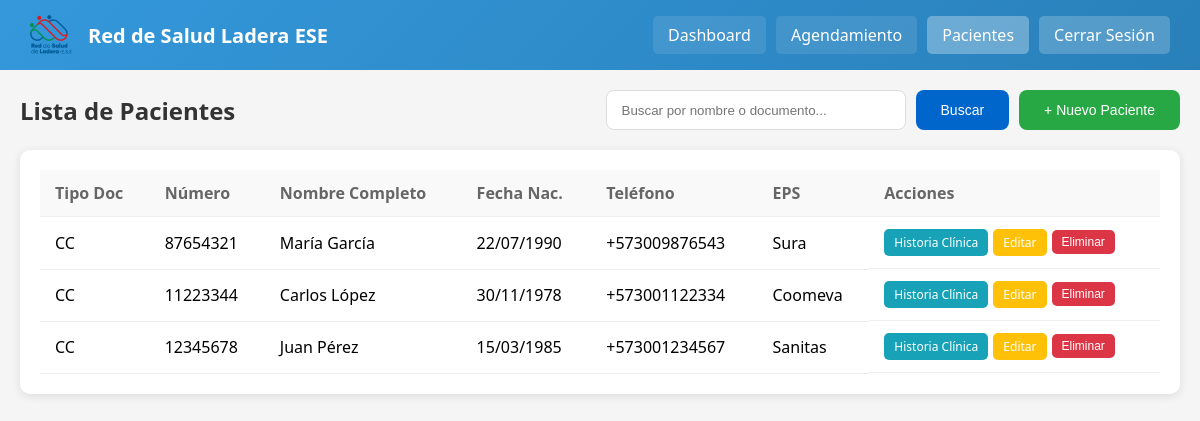
Screenshot of /patients.php (signed in) with the database file from the repository.
### tables this page shows
CREATE TABLE IF NOT EXISTS patients (
    id INT AUTO_INCREMENT PRIMARY KEY,
    
     
    id_type ENUM('CC', 'CE', 'PA', 'RC', 'TI', 'NIT', 'PEP', 'MSP') DEFAULT 'CC',
    id_number VARCHAR(20) UNIQUE NOT NULL,
    
     
    first_name VARCHAR(50) NOT NULL,
    second_name VARCHAR(50),
    last_name VARCHAR(50) NOT NULL,
    second_last_name VARCHAR(50),
    birth_date DATE NOT NULL,
    gender ENUM('M', 'F', 'O') NOT NULL,
    
     
    email VARCHAR(100),
    phone VARCHAR(20),
    mobile VARCHAR(20),
    address VARCHAR(255),
    city VARCHAR(100),
    department VARCHAR(100),
    
     
    emergency_contact_name VARCHAR(100),
    emergency_contact_phone VARCHAR(20),
    emergency_contact_relation VARCHAR(50),
    
     
    eps_name VARCHAR(100),
    eps_afiliation_type ENUM('Contributivo', 'Subsidiado', 'Vinculado', 'Especial', 'Particular') DEFAULT 'Contributivo',
    
     
    occupation VARCHAR(100),
    education_level VARCHAR(50),
    marital_status ENUM('Soltero', 'Casado', 'Unión Libre', 'Viudo', 'Separado') DEFAULT 'Soltero',
    race_ethnicity VARCHAR(50),
    is_active BOOLEAN DEFAULT TRUE,
    
    created_at TIMESTAMP DEFAULT CURRENT_TIMESTAMP,
    updated_at TIMESTAMP DEFAULT CURRENT_TIMESTAMP ON UPDATE CURRENT_TIMESTAMP
);

### www/patients.php (the view, shortened to what this page needs)
<?php
$conn = new mysqli('telehealth-db', 'telehealth', 'telehealth123', 'telehealth');
$search = isset($_GET['search']) ? $conn->real_escape_string($_GET['search']) : '';
$where = "WHERE is_active = 1";
$patients = $conn->query("SELECT * FROM patients $where ORDER BY last_name, first_name");
?>
<!DOCTYPE html>
<html lang="es">
<head>
</head>
<body>
    <div class="header">
        <div style="display: flex; align-items: center; gap: 15px;">
            <img src="images/Logo Ladera ESE.png" alt="Logo" style="height: 40px; width: auto; border-radius: 5px;">
            <h1>Red de Salud Ladera ESE</h1>
        </div>
        <div class="nav">
            <a href="dashboard.php">Dashboard</a>
            <a href="schedule.php">Agendamiento</a>
            <a href="patients.php" class="active">Pacientes</a>
            <a href="logout.php" class="logout">Cerrar Sesión</a>
        </div>
    </div>
    <div class="container">
        <div class="top-bar">
            <h2 style="color: #333;">Lista de Pacientes</h2>
            <div style="display: flex; gap: 10px; align-items: center;">
                <form method="GET" class="search-box">
                    <input type="text" name="search" placeholder="Buscar por nombre o documento..." value="<?php echo htmlspecialchars($search); ?>">
                    <button type="submit" class="btn btn-primary">Buscar</button>
                </form>
                <button class="btn" onclick="openModal()">+ Nuevo Paciente</button>
            </div>
        </div>
        <div class="card">
            <?php if ($patients->num_rows > 0): ?>
            <table>
                <thead>
                    <tr>
                        <th>Tipo Doc</th>
                        <th>Número</th>
                        <th>Nombre Completo</th>
                        <th>Fecha Nac.</th>
                        <th>Teléfono</th>
                        <th>EPS</th>
                        <th>Acciones</th>
                    </tr>
                </thead>
                <tbody>
                    <?php while ($row = $patients->fetch_assoc()): ?>
                    <tr>
                        <td><?php echo $row['id_type']; ?></td>
                        <td><?php echo htmlspecialchars($row['id_number']); ?></td>
                        <td><?php echo htmlspecialchars($row['first_name'] . ' ' . $row['last_name']); ?></td>
                        <td><?php echo date('d/m/Y', strtotime($row['birth_date'])); ?></td>
                        <td><?php echo htmlspecialchars($row['mobile'] ?: $row['phone']); ?></td>
                        <td><?php echo htmlspecialchars($row['eps_name'] ?: '-'); ?></td>
                        <td class="actions-cell">
                            <a href="clinical_history.php?patient_id=<?php echo $row['id']; ?>" class="btn-small" style="background: #17a2b8;">Historia Clínica</a>
                            <a href="edit_patient.php?id=<?php echo $row['id']; ?>" class="btn-small btn-warning">Editar</a>
                            <form method="POST" style="display: inline;" onsubmit="return confirm('¿Eliminar este paciente?');">
                                <button type="submit" class="btn-small btn-danger">Eliminar</button>
                            </form>
                        </td>
                    </tr>
                    <?php endwhile; ?>
                </tbody>
            </table>
            <?php else: ?>
            <div class="empty-state">
                <p>No se encontraron pacientes</p>
            </div>
            <?php endif; ?>
        </div>
    </div>
</body>
</html>

### www/patients.php (style rules this page uses)
* { box-sizing: border-box; margin: 0; padding: 0; }
body { font-family: 'Segoe UI', Tahoma, sans-serif; background: #f5f5f5; }
.header { background: linear-gradient(135deg, #3498db, #2980b9); color: white; padding: 15px 30px; display: flex; justify-content: space-between; align-items: center; }
.header h1 { font-size: 20px; }
.nav { display: flex; gap: 10px; }
.nav a { color: white; text-decoration: none; padding: 8px 15px; border-radius: 5px; background: rgba(255,255,255,0.1); transition: background 0.3s; }
.nav a:hover, .nav a.active { background: rgba(255,255,255,0.3); }
.logout { background: rgba(255,255,255,0.2) !important; }
.container { max-width: 1400px; margin: 20px auto; padding: 0 20px; }
.top-bar { display: flex; justify-content: space-between; align-items: center; margin-bottom: 20px; flex-wrap: wrap; gap: 10px; }
.btn { background: #28a745; color: white; padding: 12px 25px; border: none; border-radius: 8px; font-size: 14px; cursor: pointer; text-decoration: none; display: inline-block; transition: background 0.3s; }
.btn-primary { background: #0066cc; }
.btn-warning { background: #ffc107; color: #000; }
.btn-danger { background: #dc3545; }
.search-box { display: flex; gap: 10px; }
.search-box input { padding: 10px 15px; border: 1px solid #ddd; border-radius: 8px; width: 300px; }
.card { background: white; border-radius: 10px; padding: 20px; box-shadow: 0 2px 10px rgba(0,0,0,0.1); margin-bottom: 20px; }
table { width: 100%; border-collapse: collapse; }
th, td { padding: 12px 15px; text-align: left; border-bottom: 1px solid #eee; }
th { background: #f9f9f9; color: #666; font-weight: 600; }
.actions-cell { display: flex; gap: 5px; }
.btn-small { padding: 5px 10px; border-radius: 5px; font-size: 12px; cursor: pointer; border: none; text-decoration: none; color: white; }

### rows the page displays
patients: id_type "CC", id_number "87654321", first_name+last_name "María García", birth_date "22/07/1990", mobile "+573009876543", eps_name "Sura"
patients: id_type "CC", id_number "11223344", first_name+last_name "Carlos López", birth_date "30/11/1978", mobile "+573001122334", eps_name "Coomeva"
patients: id_type "CC", id_number "12345678", first_name+last_name "Juan Pérez", birth_date "15/03/1985", mobile "+573001234567", eps_name "Sanitas"
